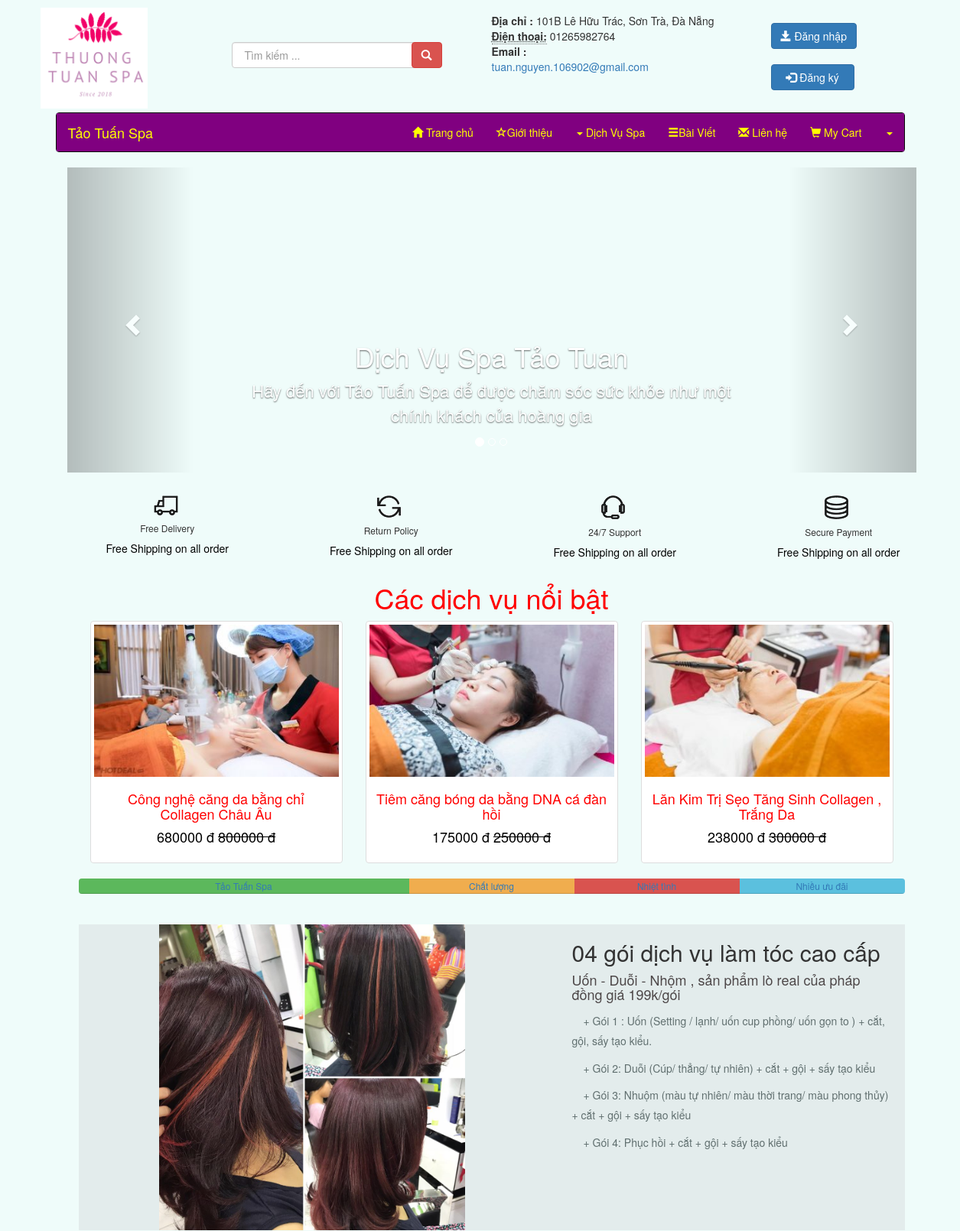
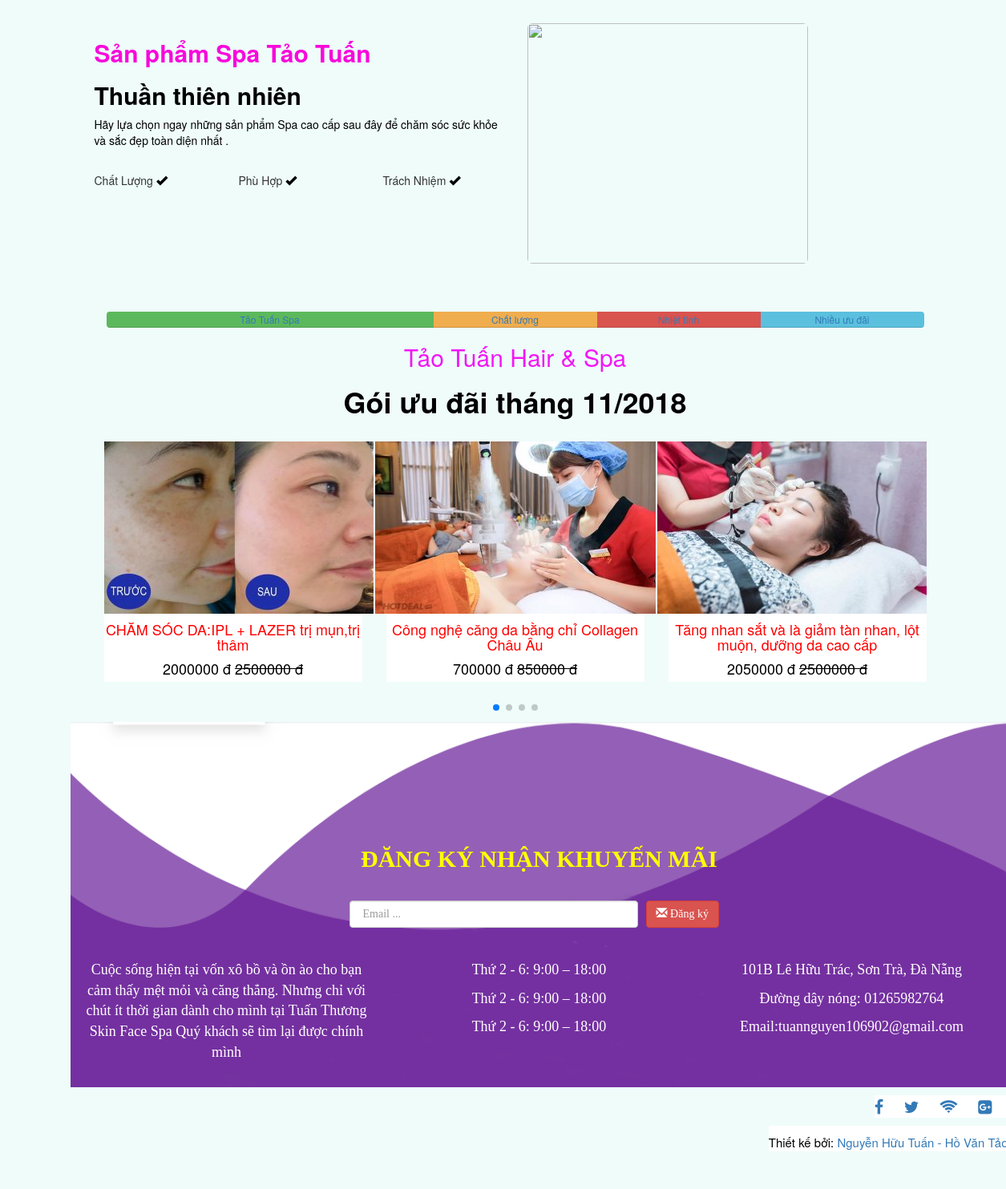
Page /PHP_project/home.php on the committed database (2 pictures, top to bottom).
### tables this page shows
create table if not exists products (
	id int(11) not null auto_increment,
	prod_name varchar(255) not null,
    code varchar(20) not null,
	img varchar(255) not null,
	category_id int(11),
	quantity int(11) not null,
	new_price varchar(11) not null,
    old_price varchar(11),
	status_id int  (4) ,
	imported_date DATETIME DEFAULT CURRENT_TIMESTAMP,
	description varchar(500) not null,
	primary key(id),
	foreign key(category_id) references categories(id),
    foreign key(status_id) references status_product(id)
);

### PHP_project/home.php (the view, shortened to what this page needs)
<!DOCTYPE html>
<html>
<head>
  <link rel="stylesheet" type="text/css" href="CSS/style.css">
  <link rel="stylesheet" href="swiper-master/dist/css/swiper.min.css">
  <link rel="stylesheet" href="https://maxcdn.bootstrapcdn.com/bootstrap/3.3.7/css/bootstrap.min.css">
  <link rel="stylesheet" type="text/css" href="animate/animate.css">
<link rel="stylesheet" href="https://maxcdn.bootstrapcdn.com/font-awesome/4.4.0/css/font-awesome.min.css">
</head>
<body  style="background: #effcfa;">
  <?php
  require_once "top.php";
  ?>
  <div id="wapper">
    <form method="post" action="chitiet.php?id=<?php echo $row["id"]; ?>">
      <div class="container ">
        <div class="col-xs-12 col-sm-12 col-md-12 col-lg-12">
            <div id="myCarousel" class="carousel slide" data-ride="carousel">
                <ol class="carousel-indicators">
                    <li data-target="#myCarousel" data-slide-to="0" class="active"></li>
                    <li data-target="#myCarousel" data-slide-to="1"></li>
                    <li data-target="#myCarousel" data-slide-to="2"></li>
                </ol>
                <div class="carousel-inner">
                    <div class="item active">
                        <div class="carousel-caption">
                            <h1>Dịch Vụ Spa Tảo Tuan</h1>
                            <p id="chuslide">Hãy đến với Tảo Tuấn Spa để được chăm sóc sức khỏe như một chính khách của hoàng gia</p>
                        </div>
                        <iframe style="width:100%;height: 395px" src="https://www.youtube.com/embed/PsiDTMgIWXI" frameborder="0" allow="accelerometer; autoplay; encrypted-media; gyroscope; picture-in-picture" allowfullscreen></iframe>
                    </div>
                </div>
                <a class="left carousel-control" href="#myCarousel" data-slide="prev">
                    <span class="glyphicon glyphicon-chevron-left"></span>
                </a>
                <a class="right carousel-control" href="#myCarousel" data-slide="next">
                    <span class="glyphicon glyphicon-chevron-right"></span>
                </a>
            </div>
        </div>
        <div class="col-xs-12 col-sm-12 col-md-12 col-lg-12">
            <div class="row">
                <section class="features-area section_gap">
                    <div class="container">
                        <div class="row features-inner">
                            <div class="col-lg-3 col-md-6 col-sm-6">
                             <div class="single-features">
                                 <div class="f-icon">
                                    <img src="Images/features/f-icon1.png" alt="" style=" margin-left: 113px;margin-top: 30px;">
                                </div>
                                <h6 style="text-align: center;">Free Delivery</h6>
                                <p style="text-align: center;">Free Shipping on all order</p>
                            </div>
                        </div>
                        <div class="col-lg-3 col-md-6 col-sm-6">
                            <div class="single-features">
                                <div class="f-icon">
                                    <img src="Images/features/f-icon2.png" alt="" style=" margin-left: 113px;margin-top: 30px;">
                                </div>
                                <h6 style="text-align: center;">Return Policy</h6>
                                <p style="text-align: center;"> Free Shipping on all order</p>
                            </div>
                        </div>
                        <div class="col-lg-3 col-md-6 col-sm-6">
                            <div class="single-features">
                                <div class="f-icon">
                                    <img src="Images/features/f-icon3.png" alt="" style=" margin-left: 113px;margin-top: 30px;">
                                </div>
                                <h6 style="text-align: center;">24/7 Support</h6>
                                <p style="text-align: center;">Free Shipping on all order</p>
                            </div>
                        </div>
                        <div class="col-lg-3 col-md-6 col-sm-6">
                            <div class="single-features">
                                <div class="f-icon">
                                    <img src="Images/features/f-icon4.png" alt="" style="margin-left: 113px;margin-top: 30px;">
                                </div>
                                <h6 style="text-align: center;">Secure Payment</h6>
                                <p style="text-align: center;">Free Shipping on all order</p>
                            </div>
                        </div>
                    </div>
                </div>
            </section>
        </div>
        <div class="col-xs-12 col-sm-12 col-md-12 col-lg-12">
            <center style="color: red ;"><h1> Các dịch vụ nổi bật</h1></center>
        </div>
        <div class="col-xs-12 col-sm-12 col-md-12 col-lg-12">
            <?php
            require('connection_db.php');
            $sql1 = "SELECT * FROM Products where category_id =5   limit 3   ;";
            if($result1 = mysqli_query($mysqli, $sql1)){
                if(mysqli_num_rows($result1) > 0){
                    while($row = mysqli_fetch_array($result1)){
                        ?>
                        <div class="col-sm-4">
                            <form method="post" action="home.php?id=<?php echo $row["id"]; ?>">
                                <div class=" thumbnail hovereffect  "  >
                                    <a href="chitiet.php?id=<?php echo $row['id'] ?>"><img  src="<?php echo  "./uploads/".$row['img'] ?> " ></a>
                                    <div class="overlay">
                                    </div>
                                    <div class="caption">
                                       <h4 style="color: red;"><center> <?php echo $row['prod_name']; ?></center></h4>
                                       <p>
                                        <center><h4 style="color: black"> <?php echo $row['new_price']; ?> đ
                                            <strike> <?php echo $row['old_price']; ?> đ </strike> </h4></center>
                                        </p>
                                   </div>
                               </div>
                           </form>
                       </div>
                       <?php
                   }
               }else{
                echo "<p class='lead'> No records were found. </p>";
            }
        } else{
            echo "ERROR: Could not able to execute $sql. " . mysqli_error($mysqli);
        }
        ?>
    </div>
    <div class="col-xs-12 col-sm-12 col-md-12 col-lg-12">
        <div class="progress">
            <div class="progress-bar progress-bar-success" role="progressbar" style="width:40%">
                <a href="#">Tảo Tuấn Spa</a>
            </div>
            <div class="progress-bar progress-bar-warning" role="progressbar" style="width:20%">
                <a href="#">Chất lượng</a>
            </div>
            <div class="progress-bar progress-bar-danger" role="progressbar" style="width:20%">
                <a href="#">Nhiệt tình</a>
            </div>
            <div class="progress-bar progress-bar-info" role="progressbar" aria-valuenow="50"
            aria-valuemin="0" aria-valuemax="100" style="width:20%">
            <a href="#">Nhiều ưu đãi</a>
        </div>
    </div>
    <br>
    <div class="  col-xs-12 col-sm-12 col-md-12 col-lg-12   wow bounceInUp" data-wow-duration="2s" data-wow-delay="0s" data-wow-interaion="1" style="background-color: #e3ecec">
        <div class="row">
            <div class="  col-xs-2 col-sm-2 col-md-2 col-lg-1  ">
            </div>
            <?php
            require('connection_db.php');
            $sql1 = "SELECT * FROM Products  where id = 4   ;";
            if($result1 = mysqli_query($mysqli, $sql1)){
                if(mysqli_num_rows($result1) > 0){
                    while($row = mysqli_fetch_array($result1)){
                     ?>
                     <div class="col-xs-9   col-sm-9 col-md-9   col-lg-6   ">
                        <a href="chitiet.php?id=<?php echo $row['id'] ?>"><img  src="<?php echo  "./uploads/".$row['img'] ?> " width="400" height="400" ></a>
                    </div>
                    <div class="  col-xs-12 col-sm-12 col-md-12 col-lg-5  ">
                        <h2 sty le="color: black; font-weight: bold;"><?php echo $row['prod_name']; ?></h2>
                        <h4 style="color: #4d4748;"><?php echo $row['description']; ?></h4>
                        <p  id="mauchu"><span class="cacgoi">+ Gói 1 : Uốn (Setting / lạnh/ uốn cup phồng/ uốn gọn to ) + cắt, gội, sấy tạo kiểu.</span></p>
                        <p  id="mauchu"><span class="cacgoi">+ Gói 2: Duỗi (Cúp/ thẳng/ tự nhiên) + cắt + gội + sấy tạo kiểu</span></p>
                        <p id="mauchu"><span class="cacgoi">+ Gói 3: Nhuộm (màu tự nhiên/ màu thời trang/ màu phong thủy) + cắt + gội + sấy tạo kiểu</span></p>
                        <p id="mauchu"><span class="cacgoi">+ Gói 4: Phục hồi + cắt + gội + sấy tạo kiểu</span></p>
                    </div>
                    <?php
                }
            }else{
                echo "<p class='lead'> No records were found. </p>";
            }
        } else{
           echo "ERROR: Could not able to execute $sql. " . mysqli_error($mysqli);
       }
       ?>
   </div>
</div>
<div class="  col-md-12   wow bounceInUp" data-wow-duration="2s" data-wow-delay="0s" data-wow-interaion="1" style="margin-top: 30px;margin-bottom: 30px;" >
    <div class="row">
<div class=" col-xs-5 col-sm-5 col-md-5 col-lg-6   ">
    <h2 style="color: #f809db;font-weight: bold;">Sản phẩm Spa Tảo Tuấn</h2>
    <h2 style="color: black;font-weight: bold;">Thuần thiên nhiên</h2>
    <p>Hãy lựa chọn ngay những sản phẩm Spa cao cấp sau đây để chăm sóc sức khỏe và sắc đẹp toàn diện nhất .</p>
    <div class="row">
        <div class="col-xs-4 col-sm-4 col-md-4 col-lg-4">
            Chất Lượng  <p class="glyphicon glyphicon-ok"></p>
        </div>
        <div class="col-xs-4 col-sm-4 col-md-4 col-lg-4">
            Phù Hợp <p class="glyphicon glyphicon-ok"></p>
        </div>
        <div class="col-xs-4 col-sm-4 col-md-4 col-lg-4">
            Trách Nhiệm  <p class="glyphicon glyphicon-ok"> </p>
        </div>
    </div>
</div>
<div class="  col-sm-5  ">
    <img  class="img-rounded" width="350" height="300" src="http://ngocanhhairspa.com.vn/wp-content/uploads/2018/08/my-pham-ngoc-anh-spa-chat-luong-9-1024x683.jpg" style=" "><br><br><br><br>
</div>
</div>
<div class="col-xs-12 col-sm-12 col-md-12 col-lg-12">
    <div class="progress">
        <div class="progress-bar progress-bar-success" role="progressbar" style="width:40%">
            <a href="#">Tảo Tuấn Spa</a>
        </div>
        <div class="progress-bar progress-bar-warning" role="progressbar" style="width:20%">
            <a href="#">Chất lượng</a>
        </div>
        <div class="progress-bar progress-bar-danger" role="progressbar" style="width:20%">
            <a href="#">Nhiệt tình</a>
        </div>
        <div class="progress-bar progress-bar-info" role="progressbar" aria-valuenow="50"
        aria-valuemin="0" aria-valuemax="100" style="width:20%">
        <a href="#">Nhiều ưu đãi</a>
    </div>
</div>
</div>
<div class="row">
    <h2 style="text-align: center;color: #F216F5 ">Tảo Tuấn Hair & Spa
    </h2>
    <h1 style="text-align: center;color: #020002; font-weight: bold;">Gói ưu đãi tháng 11/2018
    </h1>
</div>
<div class="row">
    <div class="swiper-container swiper-container-horizontal swiper-container-free-mode ">
        <div class="swiper-wrapper" style="transition-duration: 0ms; transform: translate3d(-20px, 0px, 0px);">
            <?php
            require('connection_db.php');
            $sql1 = "SELECT * FROM Products where status_id =5;";
            if($result1 = mysqli_query($mysqli, $sql1)){
                if(mysqli_num_rows($result1) > 0){
                 while($row = mysqli_fetch_array($result1)){
                    ?>
                    <div class="swiper-slide">
                        <form method="post" action="home.php?id=<?php echo $row["id"]; ?>">
                            <div class="hovereffect  " data-wow-duration="1s" data-wow-delay="1s" data-wow-interaion="5">
                                <a href="viewcart.php?id=<?php echo $row['id'] ?>"><img  src="<?php echo  "./uploads/".$row['img'] ?> " ></a>
                                <div class="overlay">
                                </div>
                                <div class="caption">
                                    <h4 style="color: red;"><center> <?php echo $row['prod_name']; ?></center></h4>
                                    <p>
                                        <center><h4 style="color: black"> <?php echo $row['new_price']; ?> đ
                                          <strike> <?php echo $row['old_price']; ?> đ </strike> </h4></center>
                                      </p>
                               </div>
                           </div>
                       </form>
                   </div>
                   <?php
               }
           }else{
            echo "<p class='lead'> No records were found. </p>";
        }
    } else{
        echo "ERROR: Could not able to execute $sql. " . mysqli_error($mysqli);
    }
    ?>
</div>
<div class="swiper-pagination swiper-pagination-clickable swiper-pagination-bullets">
</div>
</div>
<div class="row">
  <?php include('bottom.php'); ?>
</div>
</div>
</form>
</div>
</body>
</html>

### PHP_project/CSS/style.css (style rules this page uses)
#chuslide { margin: 0 0 10px; color: white; font-size: 22px; }
#mauchu { color: #666263; }
.cacgoidieutri b , .cacgoi h3, p { color: black; }
.cacgoi { font-size: 14px; margin-top: 30px; padding: 15px; color: #606f6f; }
* { margin: 10; padding: 0; }
body { font-family: Time News Roman; }
.hovereffect { width: 100%; height: 100%; float: left; overflow: hidden; position: relative; text-align: center; cursor: default; }
.hovereffect .overlay { width: 100%; height: 100%; position: absolute; overflow: hidden; top: 0; left: 0; }
.hovereffect img { display: block; position: relative; -webkit-transition: all 0.4s ease-in; transition: all 0.4s ease-in; background-color: lightblue; }
.swiper-container { width: 95%; height: 350px; }
.swiper-slide { text-align: center; font-size: 18px; background: #fff; display: -webkit-box; display: -ms-flexbox; display: -webkit-flex; display: flex; -webkit-box-pack: center; -ms-flex-pack: center; -webkit-justify-content: center; justify-content: center; -webkit-box-align: center; -ms-flex-align: center; -webkit-align-items: center; align-items: center; }
#mauchu { color: #e616f4; font-size: 18px; }

### rows in the picture
products: img (picture), prod_name "Công nghệ căng da bằng chỉ Collagen Châu Âu", new_price "680000", old_price "800000"
products: img (picture), prod_name "Tiêm căng bóng da bằng DNA cá đàn hồi", new_price "175000", old_price "250000"
products: img (picture), prod_name "Lăn Kim Trị Sẹo Tăng Sinh Collagen , Trắng Da", new_price "238000", old_price "300000"
products: img (picture), prod_name "04 gói dịch vụ làm tóc cao cấp", description "Uốn - Duỗi - Nhộm , sản phẩm lò real của pháp đồng giá 199k/gói"
products: img (picture), prod_name "CHĂM SÓC DA:IPL + LAZER trị mụn,trị thâm", new_price "2000000", old_price "2500000"
products: img (picture), prod_name "Công nghệ căng da bằng chỉ Collagen Châu Âu", new_price "700000", old_price "850000"
products: img (picture), prod_name "Tăng nhan sắt và là giảm tàn nhan, lột muộn, dưỡng da cao cấp", new_price "2050000", old_price "2500000"
